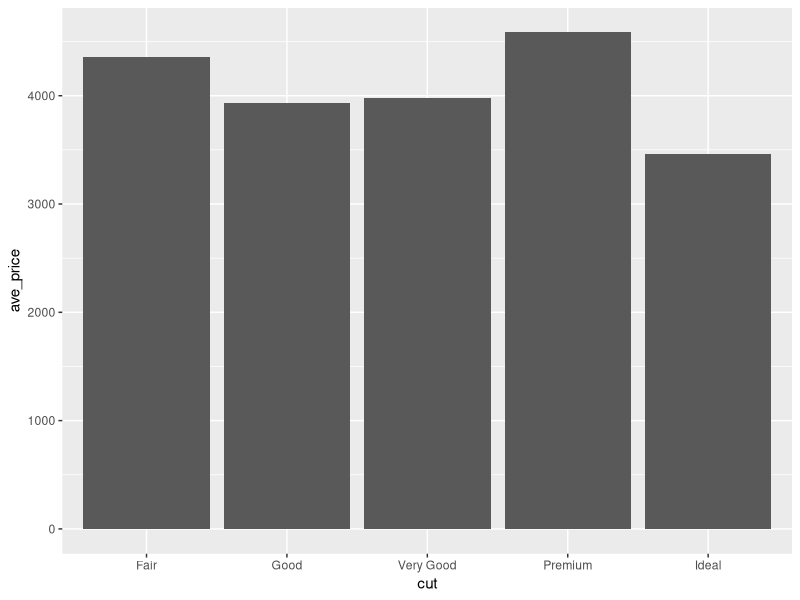

The R script that drew this image:
## ---- chunk 1
library(dplyr)
library(ggplot2)

head(diamonds)
## ---- chunk 2
graph_data <- diamonds %>%
  group_by(cut) %>%
  summarize(ave_price = mean(price))

graph_data

g <- ggplot(data = graph_data, aes(x = cut, y = ave_price)) +
  geom_bar(stat = "identity")

print(g)
